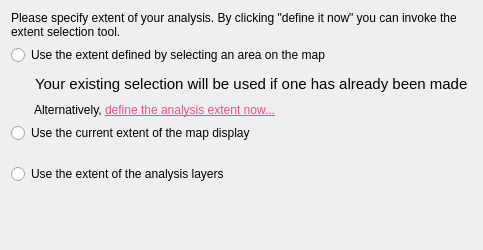
       <widget class="QWidget" name="pgF21Extent">
        <layout class="QVBoxLayout" name="verticalLayout_17">
         <item>
          <widget class="QLabel" name="lblSelectExtentType">
           <property name="styleSheet">
            <string notr="true">font: 11pt &quot;Ubuntu&quot;;</string>
           </property>
           <property name="text">
            <string>Please specify extent of your analysis. By clicking &quot;define it now&quot; you can invoke the extent selection tool.</string>
           </property>
           <property name="alignment">
            <set>Qt::AlignLeading|Qt::AlignLeft|Qt::AlignTop</set>
           </property>
           <property name="wordWrap">
            <bool>true</bool>
           </property>
          </widget>
         </item>
         <item>
          <widget class="QRadioButton" name="rbExtentUser">
           <property name="text">
            <string>Use the extent defined by selecting an area on the map</string>
           </property>
          </widget>
         </item>
         <item>
          <widget class="QLabel" name="lblExistingSelection">
           <property name="sizePolicy">
            <sizepolicy hsizetype="Expanding" vsizetype="Preferred">
             <horstretch>0</horstretch>
             <verstretch>0</verstretch>
            </sizepolicy>
           </property>
           <property name="font">
            <font>
             <family>Ubuntu</family>
             <pointsize>11</pointsize>
             <weight>50</weight>
             <italic>false</italic>
             <bold>false</bold>
            </font>
           </property>
           <property name="styleSheet">
            <string notr="true">padding-left: 20px;</string>
           </property>
           <property name="text">
            <string>Your existing selection will be used if one has already been made</string>
           </property>
           <property name="alignment">
            <set>Qt::AlignLeading|Qt::AlignLeft|Qt::AlignTop</set>
           </property>
          </widget>
         </item>
         <item>
          <widget class="QLabel" name="lblDefineExtentNow">
           <property name="sizePolicy">
            <sizepolicy hsizetype="Expanding" vsizetype="Preferred">
             <horstretch>0</horstretch>
             <verstretch>0</verstretch>
            </sizepolicy>
           </property>
           <property name="styleSheet">
            <string notr="true">padding-left: 20px;</string>
           </property>
           <property name="text">
            <string>&lt;html&gt;&lt;head/&gt;&lt;body&gt;&lt;p&gt;Alternatively, &lt;a href=&quot;define_user_extent&quot;&gt; &lt;span style=&quot; text-decoration: underline; color:#e85290;&quot;&gt;define the analysis extent now...&lt;/span&gt;&lt;/a&gt;&lt;/p&gt;&lt;/body&gt;&lt;/html&gt;</string>
           </property>
          </widget>
         </item>
         <item>
          <widget class="QRadioButton" name="rbExtentScreen">
           <property name="minimumSize">
            <size>
             <width>0</width>
             <height>0</height>
            </size>
           </property>
           <property name="text">
            <string>Use the current extent of the map display</string>
           </property>
          </widget>
         </item>
         <item>
          <widget class="QRadioButton" name="rbExtentLayer">
           <property name="minimumSize">
            <size>
             <width>0</width>
             <height>50</height>
            </size>
           </property>
           <property name="text">
            <string>Use the extent of the analysis layers</string>
           </property>
          </widget>
         </item>
         <item>
          <spacer name="verticalSpacer_4">
           <property name="orientation">
            <enum>Qt::Vertical</enum>
           </property>
           <property name="sizeHint" stdset="0">
            <size>
             <width>20</width>
             <height>40</height>
            </size>
           </property>
          </spacer>
         </item>
        </layout>
       </widget>
